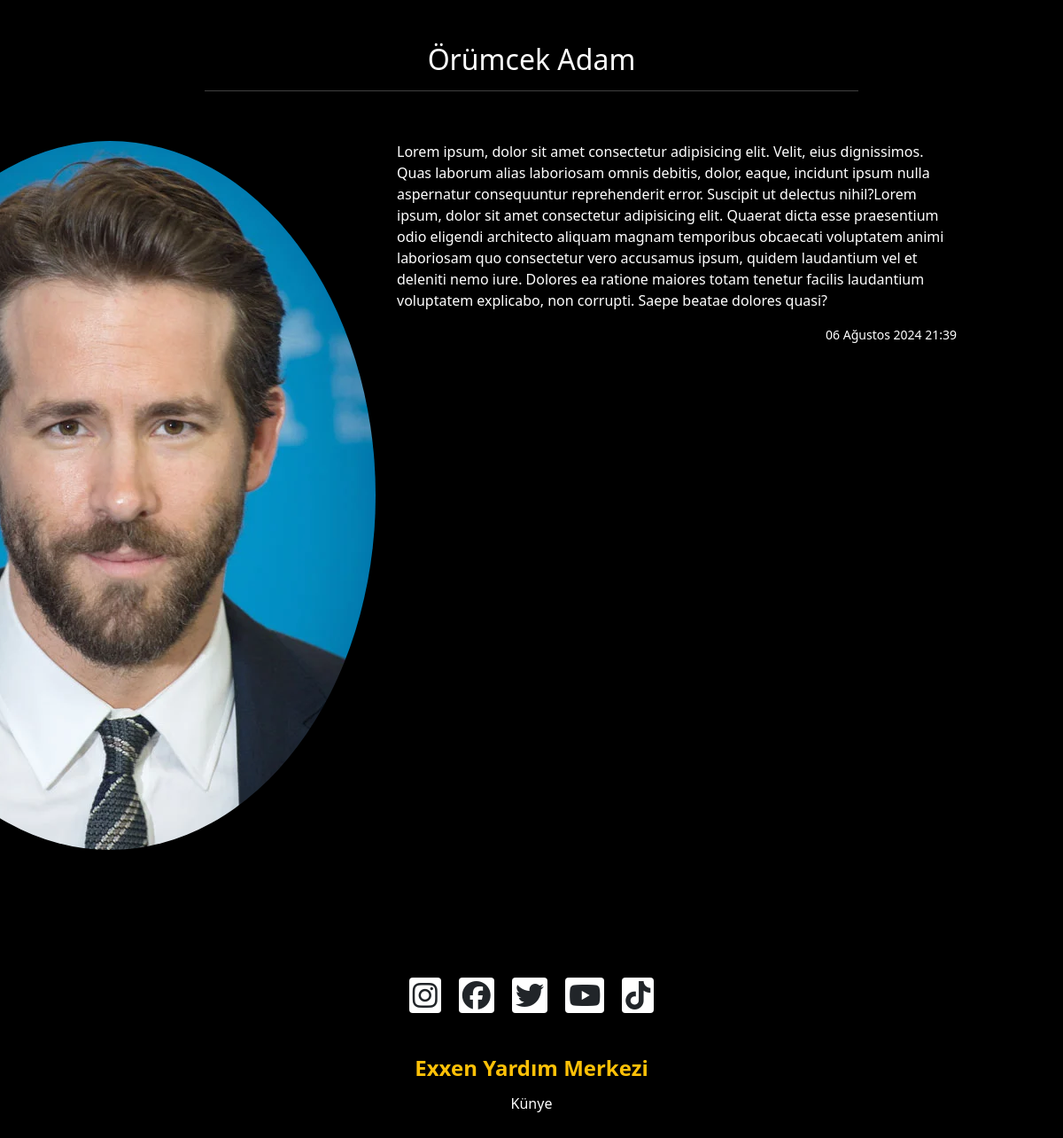
Page /film_detay/2/ on the committed database.
### movies/models.py (models this page shows)
class Movie(models.Model):
    isim = models.CharField(max_length = 100)
    aciklama = models.TextField()
    resim = models.FileField(upload_to="resimler/", verbose_name="Film Resmi", null=True, blank=True)
    yuklenme_tarih = models.DateTimeField(auto_now_add = True)

### movies/views.py (the view)
# urls.py: path('film_detay/<int:film_id>/', film_detay, name="film_detay"),
def film_detay(request, film_id):
    film = get_object_or_404(Movie, id = film_id)
    context = {
        'film':film
    }
    return render(request, "film_detay.html", context)

### templates/film_detay.html (shortened to what this page needs)
{% extends "index.html" %}
{% load static %}
{% block content %}
<div class="containers">
<div class="row py-5 ">
    <h2 class="text-white text-center">{{film.isim}}</h2>
    <hr class="my-2 text-white w-75 m-auto " >
    <div class="col-4 my-5 d-flex justify-content-end aling-items-center ">
        <img class="rounded-circle "  src="{{film.resim.url}}" alt="">
    </div>
    <div class="col-8 my-5 ">
        <p class="text-white" >{{film.aciklama}}</p>
        <small class="text-white d-flex justify-content-end text-justify" >{{film.yuklenme_tarih}}</small>
    </div>
</div>
</div>
{% endblock content %}

### static/css/style.css (style rules this page uses)
* { margin: 0; padding: 0; box-sizing: border-box; }
body { background-color: black; }
.containers { padding-inline: 15%; }

### templates/film_detay.html (style rules this page uses)
.containers { padding-inline: 10%; }

### rows in the picture
Movie: isim "Örümcek Adam", resim (picture), aciklama "Lorem ipsum, dolor sit amet consectetur adipisicing elit. Velit, eius dignissimos. Quas laborum alias laboriosam omnis debitis, dolor, eaque, incidunt ipsum nulla aspernatur consequuntur reprehenderit error. Suscipit ut delectus nihil?Lorem ipsum, dolor sit amet consectetur adipisicing elit. Quaerat dicta esse praesentium odio eligendi architecto aliquam magnam temporibus obcaecati voluptatem animi laboriosam quo consectetur vero accusamus ipsum, quidem laudantium vel et deleniti nemo iure. Dolores ea ratione maiores totam tenetur facilis laudantium voluptatem explicabo, non corrupti. Saepe beatae dolores quasi?", yuklenme_tarih "06 Ağustos 2024 21:39"
